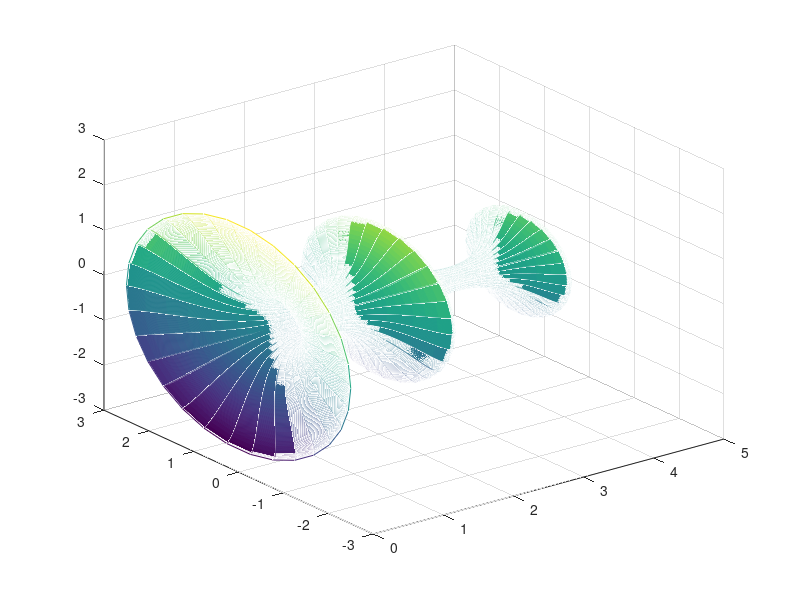

MATLAB code to generate this figure:
%%
clc
clear
% Rotationssymetrisk lur

x = 0:0.01:4.1;
f = @(x) ((exp(-x./5))./(1.4-cos(pi*x)));

plot(x, f(x));

%%

% Trapetsregeln
a=0; b=4.1; n=5;
t=0;
r=0;
antal = 10;

for i=1:antal
    h=(b-a)/n;
    x = a+h*(0:n);
    y=pi*f(x).^2;
    t(i)=h*(sum(y)-(y(1)+y(n+1))/2);
    
    if i~=1
        E_trunk(i) = abs(t(i)-t(i-1));
        r(i) = t(i) + (t(i)-t(i-1))/3;
    end
    n=2*n;
end

% Visa trapetsresultat
i = 1;

trunk = 0;
trunk_old = 0;

r_trunk = 0;
r_trunk_old = 0;

ans = 0;

for a = r
    
    if i~=1
        trunk_old = trunk;
        r_trunk_old = r_trunk;
        trunk = abs(t(i)-t(i-1));
        r_trunk = abs(r(i)-r(i-1));
    end
    
    fprintf('---\nResultat: %d , Trunkeringsfel: %d , Kvot: %f\nRE:       %d , Trunkeringsfel: %d , Kvot: %f\n', a, trunk, trunk_old/trunk, r(i), r_trunk, r_trunk_old/r_trunk);
    ans = a;
    i = i + 1;
    
end



y=@(x)pi*f(x).^2;
ans                % Uppskattat värde
quad(y, 0, 4.1)    % Quads standardtolerans är 10e-6

% Visa mesh

y = f(x)';
fi = 0:2*pi/30:2*pi;
X=x'*ones(size(fi)); Y=y*cos(fi); Z=y*sin(fi);

mesh(X, Y, Z)
